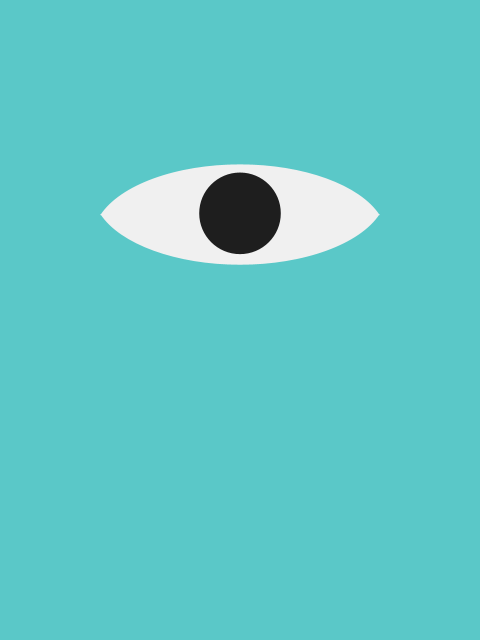
Frame 1 (no input)
Frame 2 (the mouse pressed at the canvas centre, redrawn once): identical to frame 1, image omitted

The Processing sketch that drew this single still picture (run headless with seeded random() and noise(); the mouse was pressed at the canvas centre and the sketch redrawn once):

// Processing sketch: monsters_inc
// ── monsters_inc.pde
// Manuale di Programmazione Cinematografica
// Daniele Olmisani, 2015

// Monsters, Inc

final color PAPER = color(90, 200, 200);
final color INK1 = color(240);
final color INK2 = color(30);

void setup() {
  size(480, 640);
  noLoop();
}

void draw() {
  
  float size = min(width, height) * 0.17;
  
  translate(width/2.0, height/3.0);
  
  background(PAPER);
  
  noStroke();
  
  fill(INK1);
  arc(0,  0.30*size, 3.6*size, 1.8*size, PI+PI/10.0, TWO_PI-PI/10.0, CHORD);
  arc(0, -0.27*size, 3.6*size, 1.8*size,    PI/10.0,     PI-PI/10.0, CHORD);
  
  fill(INK2);
  ellipse(0, 0, size, size);
  
  save("monsters-inc.png");
}
